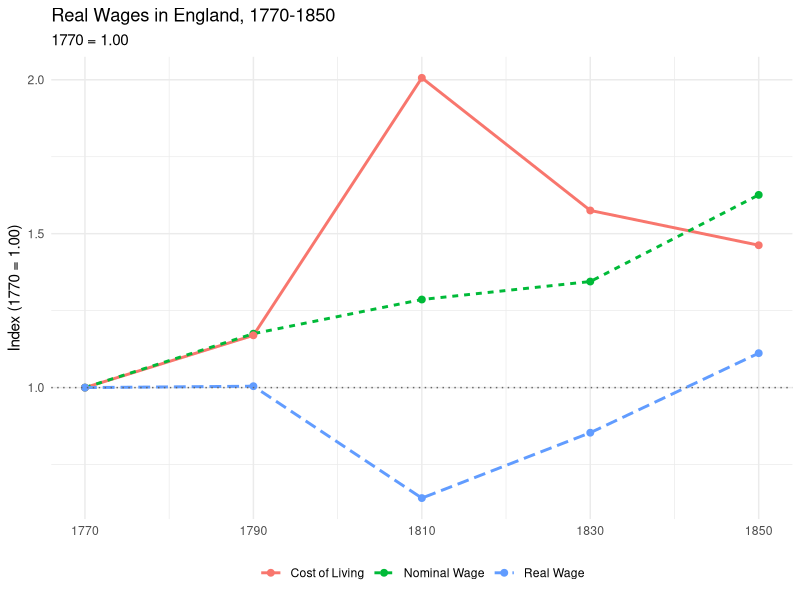

Reproduce this figure in R.
## ---- chunk 1
#| include: false
library(knitr)
library(kableExtra)
## ---- chunk 2
#| echo: false
#| message: false
df <- read.csv("data/wages_london.csv", check.names = FALSE)
kable(df, booktabs = TRUE, align = c("l", rep("r", 5)),
      caption = "London: Weekly Wages by Industry (£/week)") |>
  kable_styling(latex_options = c("hold_position", "striped"), font_size = 10)
## ---- chunk 3
#| echo: false
df <- read.csv("data/wages_northern.csv", check.names = FALSE)
kable(df, booktabs = TRUE, align = c("l", rep("r", 5)),
      caption = "Northern Counties: Weekly Wages by Industry (£/week)") |>
  kable_styling(latex_options = c("hold_position", "striped"), font_size = 10)
## ---- chunk 4
#| echo: false
df <- read.csv("data/employment_shares.csv", check.names = FALSE)
kable(df, booktabs = TRUE, align = c("l", rep("r", 5)),
      caption = "National Employment Shares by Industry (\\%)") |>
  kable_styling(latex_options = c("hold_position", "striped"), font_size = 10)
## ---- chunk 5
#| echo: false
df <- read.csv("data/prices_wheat.csv", check.names = FALSE)
kable(df, booktabs = TRUE, align = c("l", rep("r", 5)),
      caption = "Wheat Prices by Region (£/quarter)") |>
  kable_styling(latex_options = c("hold_position", "striped"), font_size = 10)
## ---- chunk 6
#| echo: false
df <- read.csv("data/prices_national.csv", check.names = FALSE)
kable(df, booktabs = TRUE, align = c("l", "l", rep("r", 5)),
      caption = "National Retail Prices of Selected Commodities") |>
  kable_styling(latex_options = c("hold_position", "striped"), font_size = 10)
## ---- chunk 7
#| echo: false
df <- read.csv("data/prices_rent.csv", check.names = FALSE)
kable(df, booktabs = TRUE, align = c("l", rep("r", 5)),
      caption = "Weekly Dwelling Rents by Region (£/week)") |>
  kable_styling(latex_options = c("hold_position", "striped"), font_size = 10)
## ---- chunk 8
#| echo: false
df <- read.csv("data/budget_shares.csv", check.names = FALSE)
kable(df, booktabs = TRUE, align = c("l", "r"),
      col.names = c("Category of Expenditure", "Budget Share (\\%)"),
      caption = "Household Expenditure Shares, Labouring Families") |>
  kable_styling(latex_options = c("hold_position", "striped"), font_size = 10)
## ---- chunk 9
#| echo: false
df <- read.csv("data/unemployment_textiles.csv", check.names = FALSE)
kable(df, booktabs = TRUE, align = rep("r", 5),
      caption = "Textile Industry: Estimated Weeks Unemployed per Year") |>
  kable_styling(latex_options = c("hold_position", "striped"), font_size = 10)
## ---- chunk 10
#| echo: false
df <- read.csv("data/female_lfp.csv", check.names = FALSE)
kable(df, booktabs = TRUE, align = c("l", rep("r", 5)),
      caption = "Female Labour Force Participation by Industry (\\%)") |>
  kable_styling(latex_options = c("hold_position", "striped"), font_size = 10)
## ---- chunk 11
#| echo: false
#| eval: !expr params$solutions
#| results: asis
cat("
## Solutions: Constructing the Real Wage Index

### Methodology

We construct three indices, each with base year 1770 (= 1.00).

**1. Cost of Living Index**

Let $C$ denote the set of $n$ commodities in the consumption basket,
$w_i$ the budget share of commodity $i$ (with $\\\\sum_i w_i = 1$),
and $p_{i,t}$ the price of commodity $i$ at date $t$. The cost of
living index is a Laspeyres price index with fixed 1770 weights:

$$P_t = \\\\sum_{i=1}^{n} w_i \\\\frac{p_{i,t}}{p_{i,0}}$$

where $t = 1770, 1790, 1810, 1830, 1850$ and $t_0 = 1770$.

**2. Nominal Wage Index**

Let $J$ denote the set of $m$ industries, $s_{j,t}$ the employment
share of industry $j$ at date $t$ (with $\\\\sum_j s_{j,t} = 1$),
and $\\\\bar{w}_{j,t}$ the wage in industry $j$ at date $t$. We form a
weighted average nominal wage at each date and express it relative to
1770:

$$W_t = \\\\frac{\\\\sum_{j=1}^{m} s_{j,t}\\\\, \\\\bar{w}_{j,t}}{\\\\sum_{j=1}^{m} s_{j,0}\\\\, \\\\bar{w}_{j,0}}$$

Note that using contemporaneous employment weights $s_{j,t}$ makes
this a Paasche-type quantity index. An alternative is to hold
employment shares fixed at $s_{j,0}$ (Laspeyres). Students should
consider which choice is more appropriate.

**3. Real Wage Index**

$$RW_t = \\\\frac{W_t}{P_t}$$

A value above 1.00 indicates real wages higher than in 1770;
below 1.00 indicates lower real purchasing power.
")
## ---- chunk 12
#| echo: true
#| eval: !expr params$solutions
#| message: false
library(knitr)
library(kableExtra)
library(ggplot2)

dates <- c(1770, 1790, 1810, 1830, 1850)

# --- Load data ---
wL <- read.csv("data/wages_london.csv",      check.names = FALSE)
wN <- read.csv("data/wages_northern.csv",    check.names = FALSE)
es <- read.csv("data/employment_shares.csv", check.names = FALSE)
pw <- read.csv("data/prices_wheat.csv",      check.names = FALSE)
pn <- read.csv("data/prices_national.csv",   check.names = FALSE)
pr <- read.csv("data/prices_rent.csv",       check.names = FALSE)
bs <- read.csv("data/budget_shares.csv",     check.names = FALSE)

# --- Nominal wages: national average of London and Northern ---
wage_mat  <- (as.matrix(wL[, -1]) + as.matrix(wN[, -1])) / 2
share_mat <- as.matrix(es[, -1]) / 100

W_abs   <- colSums(wage_mat * share_mat)
W_index <- W_abs / W_abs[1]

# --- Cost of Living index ---
wheat_avg <- colMeans(as.matrix(pw[, -1]))
rent_avg  <- colMeans(as.matrix(pr[, -1]))

price_mat <- rbind(
  wheat   = wheat_avg,
  meat    = as.numeric(pn[pn$Commodity == "Meat",             -(1:2)]),
  veg     = as.numeric(pn[pn$Commodity == "Vegetables",       -(1:2)]),
  beer    = as.numeric(pn[pn$Commodity == "Beer",             -(1:2)]),
  candles = as.numeric(pn[pn$Commodity == "Candles & Fuel",   -(1:2)]),
  rent    = rent_avg,
  clothes = as.numeric(pn[pn$Commodity == "Woollen Cloth",    -(1:2)])
)

price_rel <- price_mat / price_mat[, 1]
weights   <- bs$Share / 100
P_index   <- colSums(price_rel * weights)

# --- Real wage index ---
RW_index <- W_index / P_index

# --- Summary table ---
results <- data.frame(
  Year                   = dates,
  `Nominal Wage Index`   = round(W_index, 3),
  `Cost of Living Index` = round(P_index, 3),
  `Real Wage Index`      = round(RW_index, 3),
  check.names = FALSE
)

kable(results, booktabs = TRUE, align = c("r", "r", "r", "r"),
      caption = "Real Wage Index, England 1770--1850 (1770 = 1.00)") |>
  kable_styling(latex_options = c("hold_position", "striped"))

# --- Plot ---
long <- data.frame(
  Year   = rep(dates, 3),
  Index  = c(W_index, P_index, RW_index),
  Series = rep(c("Nominal Wage", "Cost of Living", "Real Wage"), each = 5)
)

ggplot(long, aes(x = Year, y = Index, colour = Series, linetype = Series)) +
  geom_line(linewidth = 1) +
  geom_point(size = 2) +
  geom_hline(yintercept = 1, linetype = "dotted", colour = "grey40") +
  scale_x_continuous(breaks = dates) +
  labs(title = "Real Wages in England, 1770-1850",
       subtitle = "1770 = 1.00",
       x = NULL, y = "Index (1770 = 1.00)",
       colour = NULL, linetype = NULL) +
  theme_minimal(base_size = 11) +
  theme(legend.position = "bottom")
